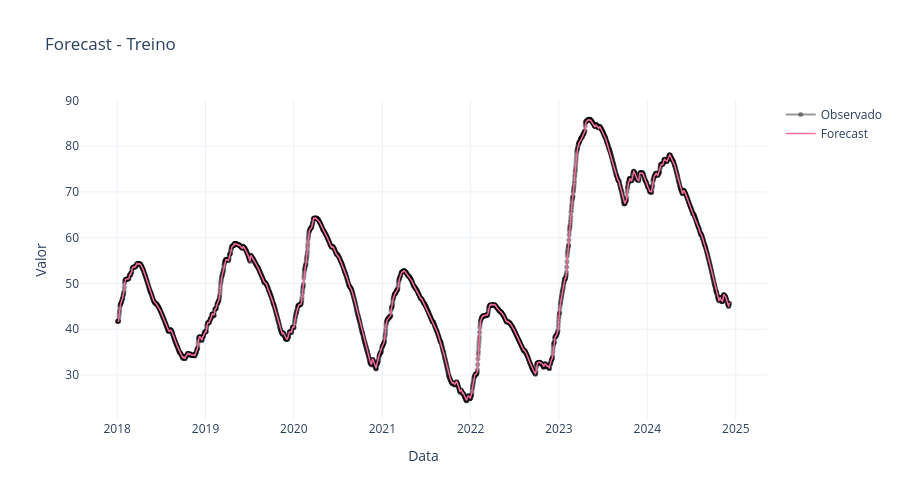
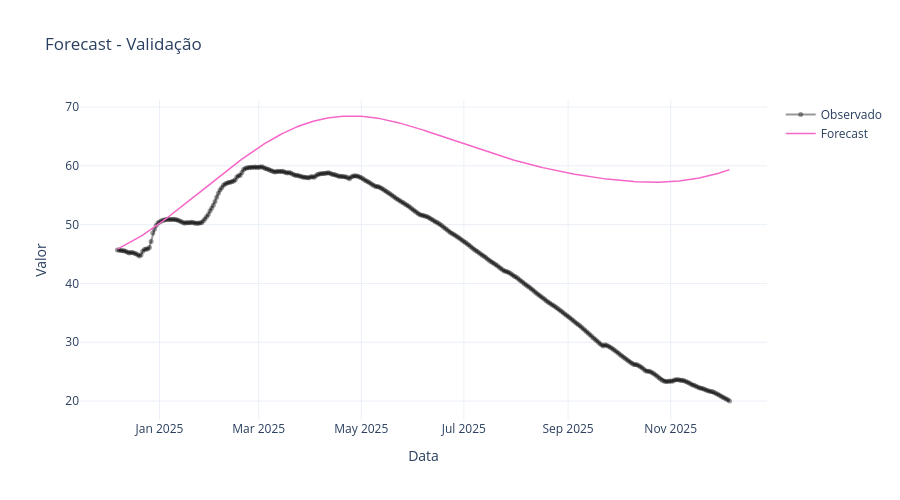

Write notebook code for charts like these, in order.
### Markdown cell above
### Sem vazão jusante

### Code cell
model = ModeloPrevisaoVolume(
  base_model = LinearRegression(fit_intercept=False),
  usar_jusante = False,
)

model.fit_vazao_natural(X_vn_train_rec, y_vn_train_rec)
#model.fit_vazao_jusante(X_vj_train_rec, y_vj_train_rec)
model.calculate_lags(X_vn_valid_rec)
model.fit(X_vol_train_rec, y_vol_train_rec)

X_vn_train_rec_drop = X_vn_train_rec.iloc[1:]
y_fit = model.predict(X_vn_train_rec_drop)
y_pred = model.predict(X_vn_valid_rec)

metric = calculate_metrics(
  y_vol_rec.loc[y_fit.index],
  y_vol_rec.loc[y_pred.index],
  y_fit.squeeze(),
  y_pred.squeeze()
)
display(metric)

fig1 = plot_plotly(
  y_vol_rec.loc[y_fit.index],
  y_fit,
  title="Forecast - Treino",
  showlegend=True
)

fig2 = plot_plotly(
  y_vol_rec.loc[y_pred.index],
  y_pred,
  title="Forecast - Validação",
  showlegend=True
)

### Figure 1 — Plotly figure (JSON) as saved in the notebook; plotly's stock layout.template omitted (floating-point values rounded to 4 significant figures; data arrays with more than 128 entries replaced by an {"elided": "..."} marker saying what was removed)
{"data": [{"line": {"color": "rgba(0, 0, 0, 0.4)", "width": 2}, "marker": {"size": 5}, "mode": "markers+lines", "name": "Observado", "type": "scatter", "x": {"elided": "2531 str values"}, "y": {"elided": "2531 float values"}}, {"line": {"color": "rgb(246, 109, 161)", "width": 1.5}, "mode": "lines", "name": "Forecast", "type": "scatter", "x": {"elided": "2531 str values"}, "y": {"elided": "2531 float values"}}], "layout": {"height": 500, "hovermode": false, "showlegend": true, "title": {"text": "Forecast - Treino"}, "xaxis": {"title": {"text": "Data"}}, "yaxis": {"title": {"text": "Valor"}}}}

### Figure 2 — Plotly figure (JSON) as saved in the notebook; plotly's stock layout.template omitted (floating-point values rounded to 4 significant figures; data arrays with more than 128 entries replaced by an {"elided": "..."} marker saying what was removed)
{"data": [{"line": {"color": "rgba(0, 0, 0, 0.4)", "width": 2}, "marker": {"size": 5}, "mode": "markers+lines", "name": "Observado", "type": "scatter", "x": {"elided": "365 str values"}, "y": {"elided": "365 float values"}}, {"line": {"color": "rgb(245, 102, 200)", "width": 1.5}, "mode": "lines", "name": "Forecast", "type": "scatter", "x": {"elided": "365 str values"}, "y": {"elided": "365 float values"}}], "layout": {"height": 500, "hovermode": false, "showlegend": true, "title": {"text": "Forecast - Validação"}, "xaxis": {"title": {"text": "Data"}}, "yaxis": {"title": {"text": "Valor"}}}}
